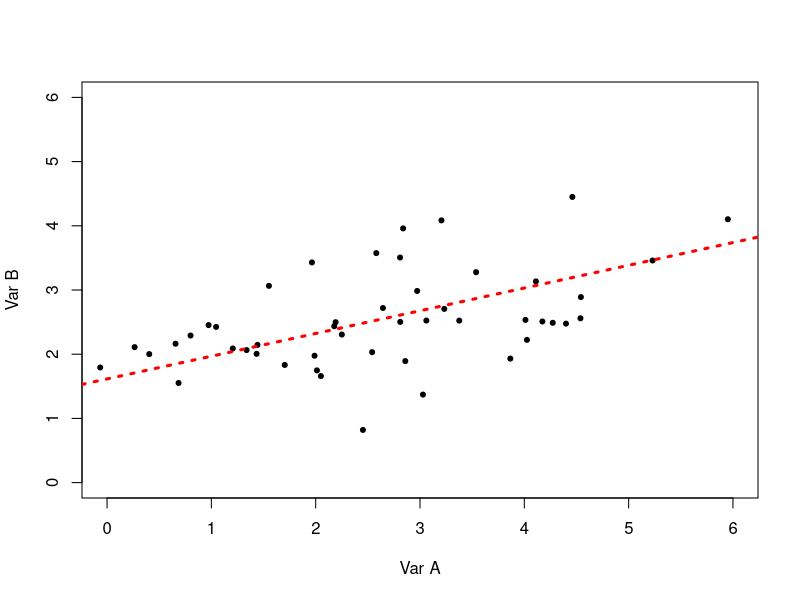
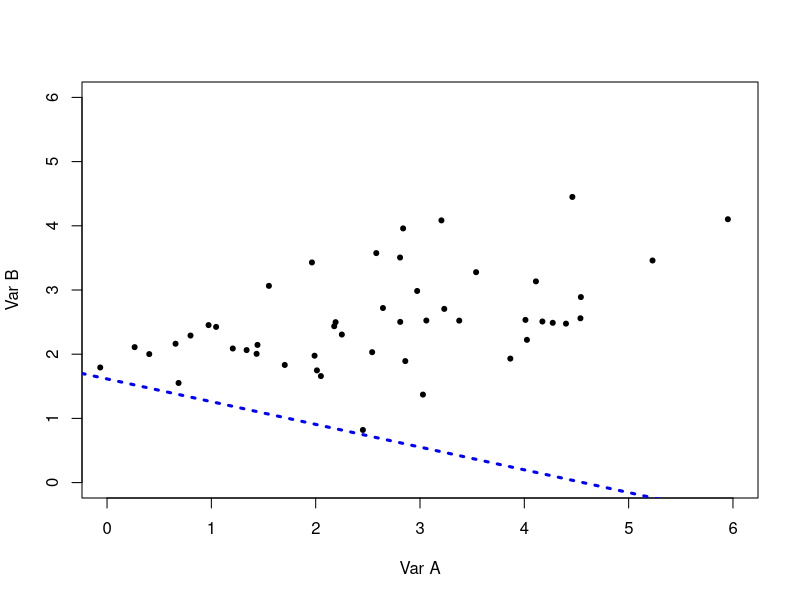
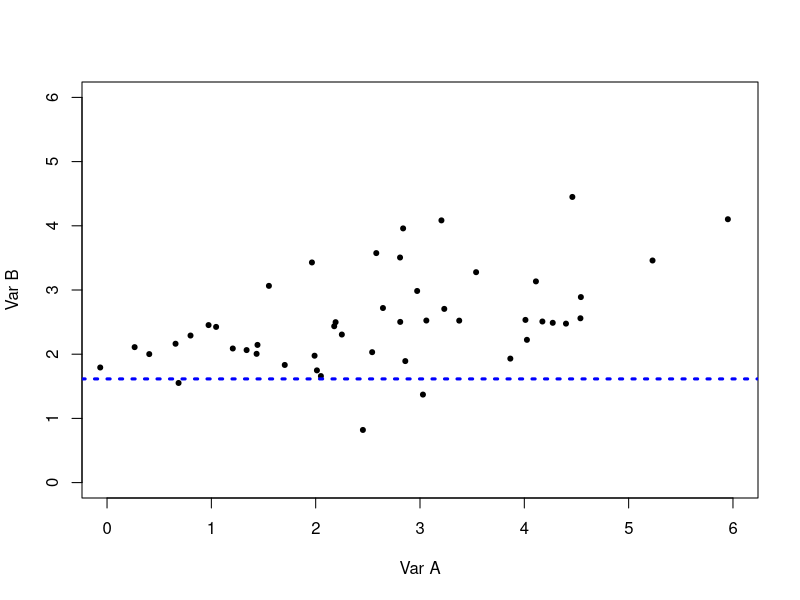

R code for these plots, in order:
## Alguns plots para os slides da introdução.

set.seed(1234) # Para reproducibilidade

## Um modelo de correlação.
## Exemplo de aplicação de um modelo linear.
a <- rnorm(n = 50, mean = 3, sd = 1)
c <- a + runif(n = 50, min = -2, max = 2)
plot(a~c, ylim = c(0,6), xlim = c(0,6), xlab = "Var A", ylab = "Var B", pch = 20)
abline(lm(a~c), col = "red", lty = 3, lwd = 3)

## Estimando os parâmetros do modelo.
lm(a~c)

## Exemplos de outros ajustes do model.
## Aqui vamos plotar diferentes valores para os parâmetros deste modelo e ver
##     como a linha de regressão ajusta nos dados.

## Relação negativa:
a.1 = (-0.354 * c) + 1.615
plot(a~c, ylim = c(0,6), xlim = c(0,6), xlab = "Var A", ylab = "Var B", pch = 20)
abline(lm(a.1~c), col = "blue", lty = 3, lwd = 3)
lm(a.1~c)

## Igual a zero:
a.2 = (0 * c) + 1.615
plot(a~c, ylim = c(0,6), xlim = c(0,6), xlab = "Var A", ylab = "Var B", pch = 20)
abline(lm(a.2~c), col = "blue", lty = 3, lwd = 3)
lm(a.2~c)
